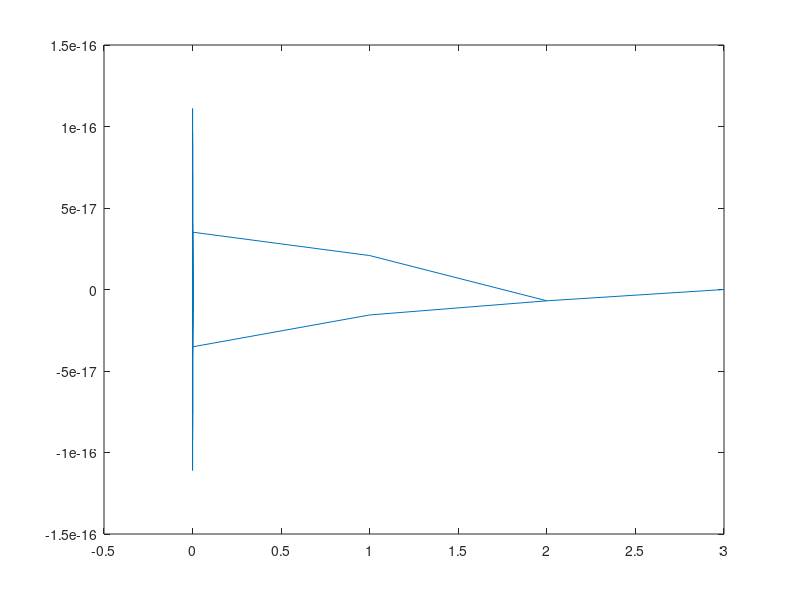

MATLAB code to generate this figure:


a = [1 2 3 2 1];


b = zeros(128,1);
b(1) = 1;
aa = zeros(size(b))

aa(1:length(a)) = a;
aa = circshift(aa,-2);
c = ifft(fft(aa).*fft(b));
plot(c);